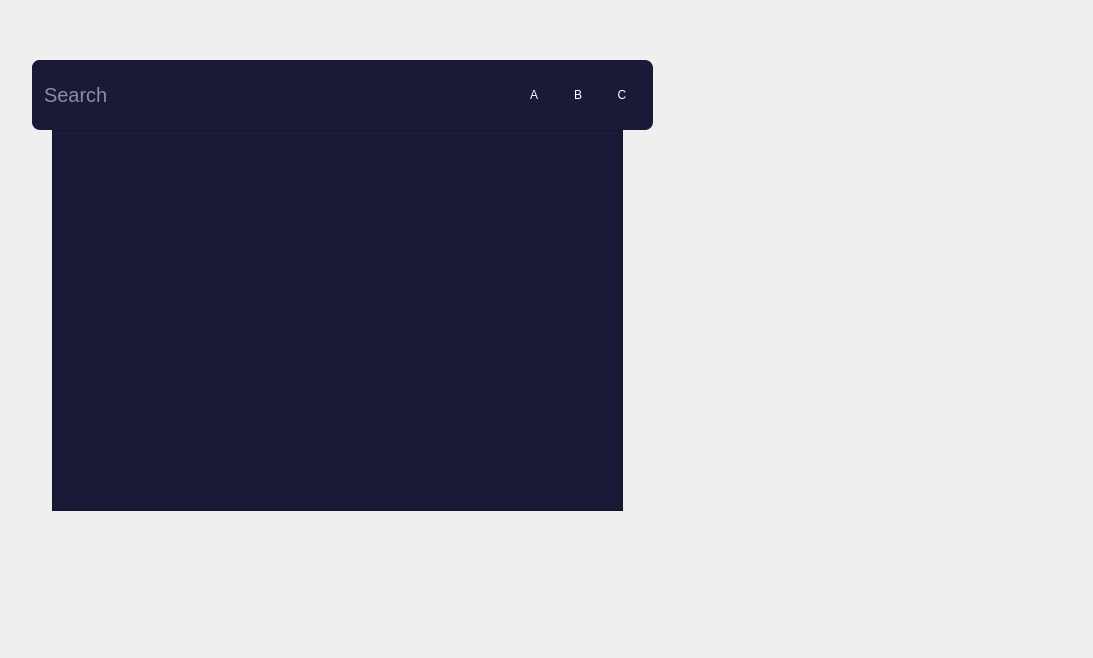
<?xml version="1.0" encoding="UTF-8"?>
<ui version="4.0">
 <class>MainWindow</class>
 <widget class="QMainWindow" name="MainWindow">
  <property name="geometry">
   <rect>
    <x>0</x>
    <y>0</y>
    <width>1093</width>
    <height>658</height>
   </rect>
  </property>
  <property name="windowTitle">
   <string>MainWindow</string>
  </property>
  <widget class="QWidget" name="centralWidget">
   <widget class="QFileListView" name="listView">
    <property name="enabled">
     <bool>true</bool>
    </property>
    <property name="geometry">
     <rect>
      <x>52</x>
      <y>130</y>
      <width>571</width>
      <height>381</height>
     </rect>
    </property>
    <property name="styleSheet">
     <string notr="true">QListView{
 background-color:rgb(27, 25, 56);
}</string>
    </property>
    <property name="sizeAdjustPolicy">
     <enum>QAbstractScrollArea::AdjustIgnored</enum>
    </property>
   </widget>
   <widget class="QGroupBox" name="groupBox_main">
    <property name="geometry">
     <rect>
      <x>32</x>
      <y>60</y>
      <width>621</width>
      <height>70</height>
     </rect>
    </property>
    <property name="styleSheet">
     <string notr="true">QGroupBox{
 border-radius:8px;
 background-color:rgb(27, 25, 56);
}</string>
    </property>
    <property name="title">
     <string/>
    </property>
    <property name="flat">
     <bool>true</bool>
    </property>
    <widget class="QInputLineEdit" name="lineEdit">
     <property name="geometry">
      <rect>
       <x>0</x>
       <y>0</y>
       <width>480</width>
       <height>69</height>
      </rect>
     </property>
     <property name="styleSheet">
      <string notr="true">QLineEdit{
 font-family:&quot;微软雅黑&quot;;
 font-size:20px;
 color:#FFFFFF;
 border-top-left-radius:8px;
 border-bottom-left-radius:8px;
 border-color: rgb(60, 70, 255);
 border-width:2px;
 background-color:rgb(27, 25, 56);
 padding-left:10px;
 padding-right:10px;
}
</string>
     </property>
     <property name="placeholderText">
      <string>Search</string>
     </property>
     <property name="clearButtonEnabled">
      <bool>true</bool>
     </property>
    </widget>
    <widget class="QGroupBox" name="groupBox">
     <property name="geometry">
      <rect>
       <x>480</x>
       <y>0</y>
       <width>132</width>
       <height>69</height>
      </rect>
     </property>
     <property name="styleSheet">
      <string notr="true">QGroupBox{
 border-top-right-radius:8px;
 border-bottom-right-radius:8px;
 background-color:rgb(27, 25, 56);
}</string>
     </property>
     <property name="title">
      <string/>
     </property>
     <property name="alignment">
      <set>Qt::AlignJustify|Qt::AlignVCenter</set>
     </property>
     <property name="flat">
      <bool>true</bool>
     </property>
     <widget class="QPushButton" name="pushButton">
      <property name="geometry">
       <rect>
        <x>0</x>
        <y>0</y>
        <width>44</width>
        <height>69</height>
       </rect>
      </property>
      <property name="styleSheet">
       <string notr="true">QPushButton{
 color:#FFFFFF;
 background-color:rgb(27, 25, 56);
 border-color:rgb(255, 255, 255);
 border-radius:5px;
 
}

QPushButton:hover{
 border:2px groove #FFFFFF;
}</string>
      </property>
      <property name="text">
       <string>A</string>
      </property>
     </widget>
     <widget class="QPushButton" name="pushButton_2">
      <property name="geometry">
       <rect>
        <x>44</x>
        <y>0</y>
        <width>44</width>
        <height>69</height>
       </rect>
      </property>
      <property name="styleSheet">
       <string notr="true">QPushButton{
 color:#FFFFFF;
 background-color:rgb(27, 25, 56);
 border-color:rgb(255, 255, 255);
 border-radius:5px;
 
}

QPushButton:hover{
 border:2px groove #FFFFFF;
}</string>
      </property>
      <property name="text">
       <string>B</string>
      </property>
     </widget>
     <widget class="QPushButton" name="pushButton_3">
      <property name="geometry">
       <rect>
        <x>88</x>
        <y>0</y>
        <width>44</width>
        <height>69</height>
       </rect>
      </property>
      <property name="styleSheet">
       <string notr="true">QPushButton{
 color:#FFFFFF;
 background-color:rgb(27, 25, 56);
 border-color:rgb(255, 255, 255);
 border-radius:5px;
 
}

QPushButton:hover{
 border:2px groove #FFFFFF;
}</string>
      </property>
      <property name="text">
       <string>C</string>
      </property>
     </widget>
    </widget>
   </widget>
  </widget>
 </widget>
 <layoutdefault spacing="6" margin="11"/>
 <customwidgets>
  <customwidget>
   <class>QFileListView</class>
   <extends>QListView</extends>
   <header>qfilelistview.h</header>
  </customwidget>
  <customwidget>
   <class>QInputLineEdit</class>
   <extends>QLineEdit</extends>
   <header>qinputlineedit.h</header>
  </customwidget>
 </customwidgets>
 <resources/>
 <connections/>
</ui>
